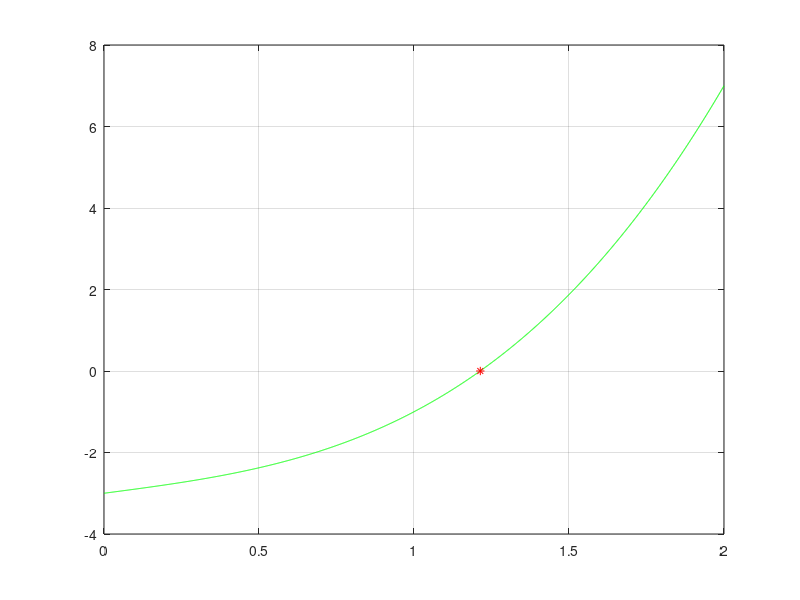

This figure's MATLAB source:
% Half Division Method 1 task
clc, clear;

x = 0.0 : 0.001 : 2.0;
f= @(x) x.^3 + x - 3;
plot(x, f(x), 'g'), grid on;
hold on

a = 0.0;
b = 2.0;
e = 0.001;
iteration = 0;

while abs(a - b) > e
    c = (a + b) / 2;
    if sign(f(c)) == sign(f(a))
        a = c;
    else
        b = c;
    end
    iteration = iteration + 1;
end
disp(['Answer gotten with Half Division Method: ' num2str(c,8)]);
disp(['Answer found at iteration number: ' num2str(iteration)]);
plot(c, 0, "r*");